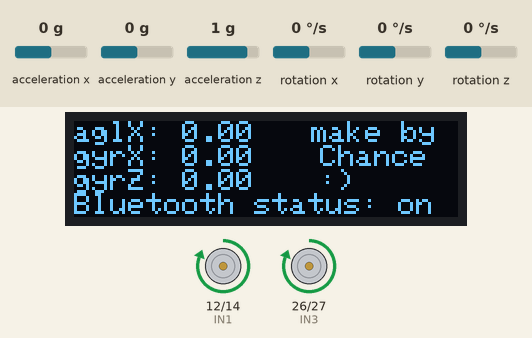
Bench run of a program on a simulated ESP32. On the bench: 128×32 one-colour display, motor-driver pin pairs drawn as motors (green arrow = first pin HIGH = forward, orange = second pin HIGH = backward, longer = more drive). Inputs (shaded band) come from the test bench; at power-on: acceleration y 0 g, acceleration z 1 g, acceleration x 0 g, rotation x 0 °/s, rotation y 0 °/s, rotation z 0 °/s. Nothing arrives over Bluetooth unless stated.

Above: at 4.6 s.
4.7 s: acceleration y set to -0.8 g
At 6.2 s:
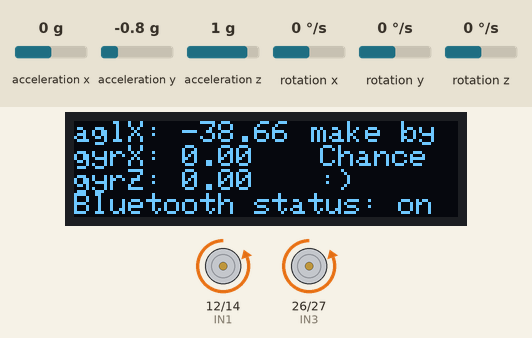
6.5 s: acceleration z set to 0.6 g
At 7.5 s:
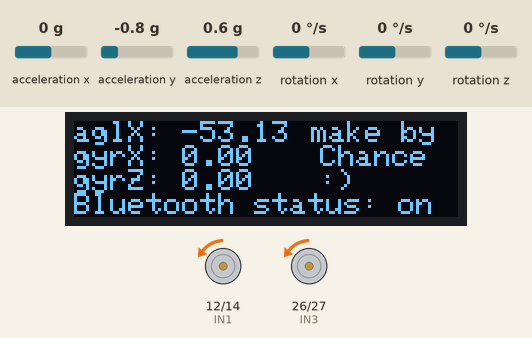
8.5 s: acceleration y set to -0.5 g
At 10.2 s:
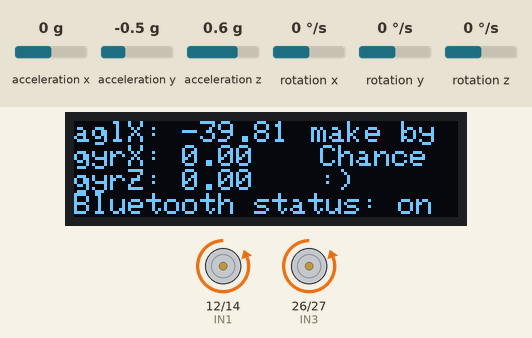
10.5 s: acceleration y set to 0 g
At 11.44 s:
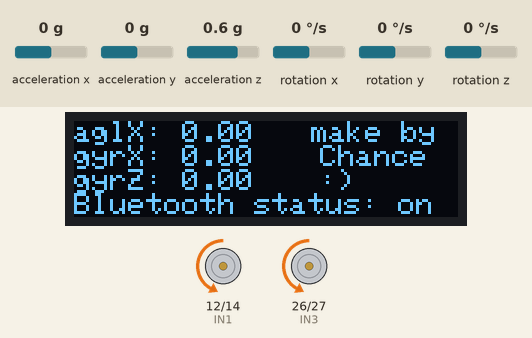
13.5 s: acceleration y set to 0.5 g
At 14.4 s:
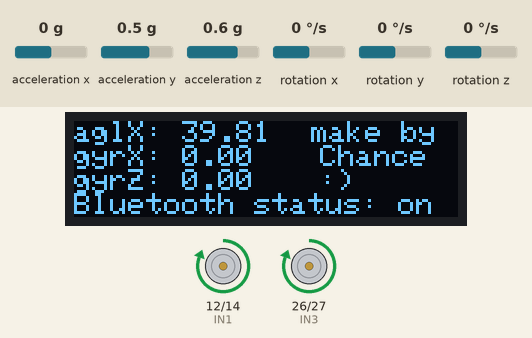
15.4 s: acceleration y set to 0.8 g
At 16.6 s:
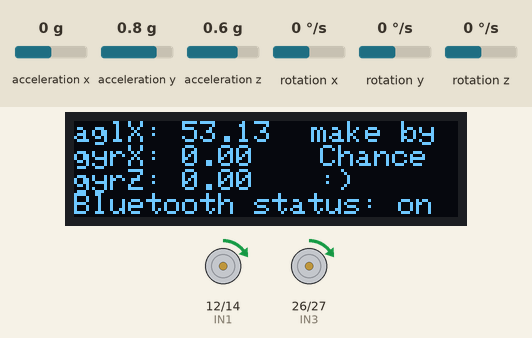
Timing chart, 0 to 18.4 s (numbered marks = the images above; inputs shaded):
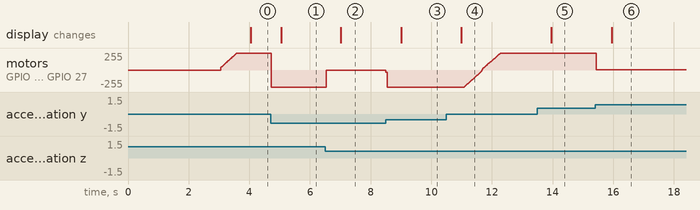

The program:

main.cpp
```cpp
/*
   ====小车器件清单==================================
   控制器：esp32
   马达：GA25-370减速电机 ，转速大约280rmp。
   马达驱动模块：DRV8833
   陀螺仪模块：MPU6050
   ====马达测试参数 6v电压供给下=======================
   pwm+为前进，pwm+-为后退，均测试
   左马达IN1 IN2, OUT1 OUT2 , PWM12起转。（mpu6050接口侧）
   右马达IN3 IN4，OUT3 OUT4 , PWM12起转。
   ====陀螺仪测试参数================================
   小车静态机械平衡时的角度为-1.6度。
   ====PID调试结果==================================
  P  I   D  调试结果1  P:15      I:0.5       D:0.6
  P  I   D  调试结果2  P:        I:          D:
  ------------------------------------------------------
*/

#include "BluetoothSerial.h"
#include <MPU6050_tockn.h>
#include <Wire.h>
#include <SPI.h>
#include <Adafruit_GFX.h>
#include <Adafruit_SSD1306.h>

#define IN1 12
#define IN2 14
#define IN3 26
#define IN4 27

int sda_pin = 4, scl_pin = 2; //自定义eps32的I2C引脚

TwoWire mpuWire = TwoWire(1);

/*---调试和预设定值的变量--------*/
float Balance_Angle_raw = -1.6;    //测试出的静态机械平衡角度。
int leftMotorPwmOffset = 12, rightMotorPwmOffset = 12; //测试出的左右轮的启动pwm值，pwm达到一定电压马达才开始转动。
float ENERGY = 4;                    //设定的前进后退倾倒角度幅度（越大，前冲后退越快）
float turn_ENERGY = 600;               //设定的转向幅度，转向的角速度幅度。
float kp = 15, ki = 0.5, kd = 0.6;     //根据调试测试得到设置kp ki kd的值
int count = 0;
/*---调试和预设定的变量 end--------*/

/*---调试和控制变量--------*/
float Keep_Angle, bias, integrate;              //保持角度，角度偏差，偏差积分变量
float AngleX, GyroX, GyroZ;                     // mpu6050输出的角度值为浮点数，两位有效小数
int vertical_PWM, turn_PWM, PWM, L_PWM, R_PWM;  //各种PWM计算值
float turn_kp = 0.7, turn_spd;                        //转向pwm比例向，转向速度设定
/*---调试和控制变量 end--------*/

char flag; //预留标签

Adafruit_SSD1306 display(128,32,&Wire,-1); //屏幕

BluetoothSerial SerialBT; //实例化esp32的蓝牙串口对象
MPU6050 mpu6050(mpuWire);    //实例化mpu6050对象

void oledDlay(float x, float y, float z, String s) {
  display.clearDisplay();

  display.setCursor(0,0);
  display.print("aglX: ");
  display.println(x);
  display.print("gyrX: ");
  display.println(y);
  display.print("gyrZ: ");
  display.println(z);
  display.print("Bluetooth status: ");
  display.println(s);

  display.setCursor(67,0);
  display.print("  make by");
  display.setCursor(64,8);
  display.print("   Chance");
  display.setCursor(64,16);
  display.print("   :)");

  display.display();
}

void motor(int left_EN, int right_EN)   //马达输出函数
{
  left_EN = constrain(left_EN, -255, 255);
  right_EN = constrain(right_EN, -255, 255);  //限定PWM区间在-255~255
  if (left_EN >= 0)
  {
    analogWrite(IN1, left_EN);
    analogWrite(IN2, 0);
  }
  if (left_EN < 0)
  {
    analogWrite(IN1, 0);
    analogWrite(IN2, 0 - left_EN);
  }
  if (right_EN >= 0)
  {
    analogWrite(IN3, right_EN);
    analogWrite(IN4, 0);
  }
  if (right_EN < 0)
  {
    analogWrite(IN3, 0);
    analogWrite(IN4, 0 - right_EN);
  }
}

void serial_debug()   //蓝牙串口调试和控制函数，根据手机端发送来的串口数据调试或控制
{
  if (SerialBT.available() > 0)
  {
    char DATA = SerialBT.read();
    delay(5);
    switch (DATA)
    {
      /*机械平衡点调整*/
      case 'u':
        Keep_Angle += 0.1;
        break;
      case 'd':
        Keep_Angle -= 0.1;
        break; //调节物理平衡点,a前倾，b后仰

      /*直立环调试*/
      case '0':
        kp -= 1; //调节直立环 比例kp项-
        break;
      case '1':
        kp += 1; //调节直立环 比例kp项+
        break;
      case '2':
        ki -= 0.1; //调节直立环 积分项ki-
        break;
      case '3':
        ki += 0.1; //调节直立环 积分项ki+
        break;
      case '4':
        kd -= 0.1; //调节直立环 微分项kd-
        break;
      case '5':
        kd += 0.1; //调节直立环 微分项kd+
        break;

      /*转向环调试（只用到了比例项）*/
      case '6':
        turn_kp -= 0.2;  //调节转向环 比例项-
        break;
      case '7':
        turn_kp += 0.2;  //调节转向环 比例项+
        break;

      /*蓝牙串口控制程序*/
      case 's': //停车
        Keep_Angle = Balance_Angle_raw;  //调节物理平衡点为机械平衡角度值，原地平衡
        break;
      case 'a': //前进
        Keep_Angle = Balance_Angle_raw + ENERGY; //通过设定需保持的倾角，使得小车前进后退
        break;
      case 'b': //后退
        Keep_Angle = Balance_Angle_raw - ENERGY;
        break;
      case 'z': //不转向
        flag = 'z';
        turn_spd = 0; //设定Z轴目标角速度为0，即是不转向
        break;
      case 'l': //左转
        flag = 'l';
        turn_spd = turn_ENERGY; //顺时针旋转，Z轴目标角速度为正
        break;
      case 'r': //右转
        flag = 'r';
        turn_spd = -turn_ENERGY;  //逆时针旋转，Z轴目标角速度为负
        break;
    }

    /*调试时PID极性限制*/
    if (kp < 0)kp = 0;
    if (ki < 0)ki = 0;
    if (kd < 0)kd = 0;

    /*串口打印输出显示*/
    SerialBT.print("Keep_Angle: ");
    SerialBT.println(Keep_Angle);
    SerialBT.print("kp:");
    SerialBT.print(kp);
    SerialBT.print("  ki:");
    SerialBT.print(ki);
    SerialBT.print("  kd:");
    SerialBT.println(kd);
    SerialBT.print("  turn_kp:");
    SerialBT.println(turn_kp);
    SerialBT.println("--------------------");
  }
}

void vertical_pwm_calculation() //直立PMW计算
{
  AngleX = mpu6050.getAngleX();
  GyroX = mpu6050.getGyroX();
  bias = AngleX - Keep_Angle; // 计算角度偏差。bias为小车角度是静态平衡角度的差值。
  integrate += bias; //偏差的积分，integrate为全局变量，一直积累。
  integrate = constrain(integrate, -1000, 1000); //限定误差积分的最大和最小值
  /*==直立PID计算PWM==通过陀螺仪返回数据计算，前倾陀螺仪Y轴为正，后仰陀螺仪Y轴为负。
    前倾车前进，后仰车后退，保持直立。但可能为了直立，车会随时移动。*/
  vertical_PWM = kp * bias + ki * integrate + kd * GyroX;
}

void turn_pwm_calculation()  //转向PMW计算
{
  GyroZ = mpu6050.getGyroZ(); //获取陀螺仪Z轴角速度
  turn_PWM = turn_kp * (turn_spd - GyroZ);
  //  turn_PWM = constrain(turn_PWM, -180, 180);
}

void motor_control() //马达PWM控制函数
{
  /*---【补偿右轮pwm差值】------------*/
  if (PWM >= 0)
  {
    L_PWM = PWM + leftMotorPwmOffset;  //左右轮的启动pwm达到一定电压马达才开始转动。这里为补偿值。
    R_PWM = PWM + rightMotorPwmOffset; //左右轮的启动pwm达到一定电压马达才开始转动。这里为补偿值。
  }
  if (PWM < 0)
  {
    L_PWM = PWM - leftMotorPwmOffset;  //左右轮的启动pwm达到一定电压马达才开始转动。这里为补偿值。
    R_PWM = PWM - rightMotorPwmOffset; //左右轮的启动pwm达到一定电压马达才开始转动。这里为补偿值。
  }
  if (PWM == 0)
  {
    L_PWM = 0; //
    R_PWM = 0; //
  }

  /*---【转向控制 左右轮pwm修正值】-------------*/
  L_PWM -= turn_PWM;
  R_PWM += turn_PWM; //控制两轮的pwm差值，通过左轮加速，右轮减速。使其右转

  /*---【控制马达输出】-------------*/
  L_PWM = constrain(L_PWM, -255, 255); //计算出来的PWM限定大小。255为输出上限。
  R_PWM = constrain(R_PWM, -255, 255);

  motor(L_PWM, R_PWM);

  /*--------判断是否小车倒下，此时停止马达和编码器计数-----*/
  if (AngleX > 45 || AngleX < -45) //倾角过大（车倒下时），停止马达输出
  {
    motor(0, 0);
  }
}


void setup() {  //初始化
  display.begin();
  display.setTextColor(SSD1306_WHITE);
  display.clearDisplay();
  display.setCursor(0,0);
  display.println("     Please wait");
  display.println("  ");
  display.println("   INITIALIZING...");
  display.display();

  SerialBT.begin("ESP32_car"); // Bluetooth device name
  mpuWire.begin(sda_pin, scl_pin);
  Wire.begin();
  mpu6050.begin();
  mpu6050.calcGyroOffsets(false);
  //  mpu6050.setGyroOffsets(*, *, *);
  Keep_Angle = Balance_Angle_raw; //平衡角度初始化为静态平衡时的陀螺仪角度。Keep_Angle可以改变，才可以控制前进后退。
  motor(0, 0);                    //机器启动时马达确保停止。

  delay(10);                      //循环前延时，确保各种初始和准备完成
}

void loop() {
  /*====串口PID调试+控制===*/
  serial_debug();

  /*====陀螺仪刷新===*/
  mpu6050.update();

  /*====PWM计算====*/
  vertical_pwm_calculation(); //直立环PWM计算

  turn_pwm_calculation(); //转向PWM计算

  PWM = vertical_PWM;

  /*====马达输出=====*/
  motor_control();

  count++;

 if (count >= 500)
 {
  oledDlay(AngleX,GyroX,GyroZ,"on");
  count = 0;
 }


}
```

Measured:
- the behaviour switches between 0.8 and 0.7 g on acceleration z (found by bisection; images 1 and 2)
- the behaviour switches between -0.7 and -0.6 g on acceleration y (found by bisection; images 2 and 3)
- the behaviour switches between 0.6 and 0.7 g on acceleration y (found by bisection; images 5 and 6)
- after the input at 4.7 s, motor on GPIO 12 (IN1) / GPIO 14 (IN2), motor on GPIO 26 (IN3) / GPIO 27 (IN4): forward 255/255 → backward 255/255 at once; the display: changes after 0.36 s (image 1)
- after the input at 6.5 s, motor on GPIO 12 (IN1) / GPIO 14 (IN2), motor on GPIO 26 (IN3) / GPIO 27 (IN4): backward 255/255 → backward 4/255 after 0.05 s; the display: changes after 0.52 s (image 2)
- after the input at 8.5 s, motor on GPIO 12 (IN1) / GPIO 14 (IN2), motor on GPIO 26 (IN3) / GPIO 27 (IN4): backward 4/255 → backward 255/255 at once; the display: changes after 0.52 s (image 3)
- after the input at 10.5 s, motor on GPIO 12 (IN1) / GPIO 14 (IN2), motor on GPIO 26 (IN3) / GPIO 27 (IN4): moves from backward 255/255 to forward 255/255 over 1.2 s, starting after 0.59 s; the display: changes after 0.50 s (image 4)
- after the input at 13.5 s, the display: changes after 0.46 s (image 5)
- after the input at 15.4 s, motor on GPIO 12 (IN1) / GPIO 14 (IN2), motor on GPIO 26 (IN3) / GPIO 27 (IN4): forward 255/255 → forward 4/255 after 0.05 s; the display: changes after 0.55 s (image 6)
